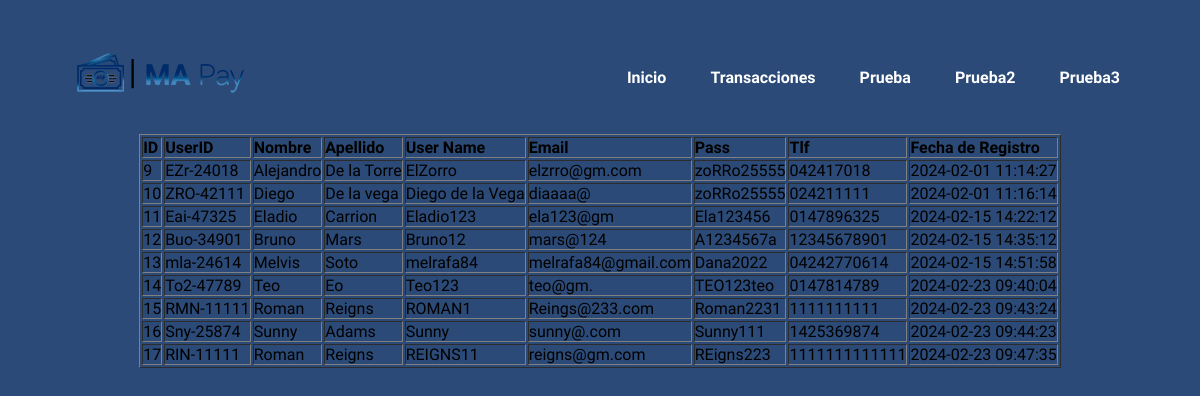
/Página/Users.php, run on an earlier commit of the app's database.
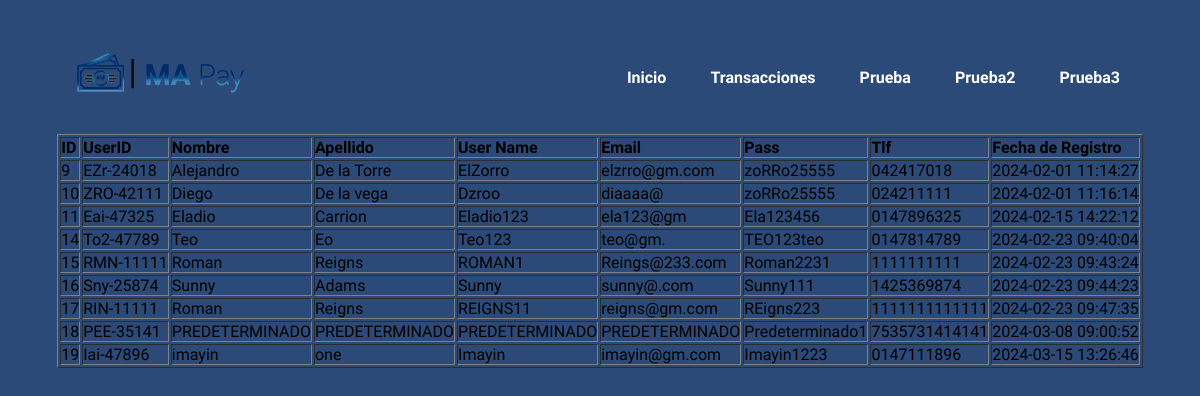
And on a later commit of the database.
### tables this page shows
CREATE TABLE `usuario` (
  `ID` int(11) NOT NULL,
  `UserID` text NOT NULL,
  `Nombre` text NOT NULL,
  `Apellido` text NOT NULL,
  `User_name` text NOT NULL,
  `Email` text NOT NULL,
  `Pass` text NOT NULL,
  `Tlf` text NOT NULL,
  `Reg` datetime NOT NULL DEFAULT current_timestamp()
);

### Página/Users.php (the view, shortened to what this page needs)
<!DOCTYPE html>
<html lang="es">
<head>
    <link href='https://unpkg.com/boxicons@2.1.4/css/boxicons.min.css' rel='stylesheet'>
    <link rel="stylesheet" href="stilou.css">
</head>
    <body>
        <header>
            <nav>
                    <img src="logo1.png">
                <ul>
                    <li><a href="Menu.php">Inicio</a></li>
                    <li><a href="Transac.php">Transacciones</a></li>
                    <li><a href="#">Prueba</a></li>
                    <li><a href="#">Prueba2</a></li>
                    <li><a href="#">Prueba3</a></li>
                </ul>
            </nav>
        </header>
<center>
<?php
include ("conex.php");
    $query="SELECT * FROM usuario";
    $resul=mysqli_query($link, $query);
    echo "<table border>
    <tr>
    <td><b>ID</b>
    <td><b>UserID</td>
    <td><b>Nombre</td>
    <td><b>Apellido</td>
    <td><b>User Name</td>
    <td><b>Email</td>
    <td><b>Pass</td>
    <td><b>Tlf</td>
    <td><b>Fecha de Registro</td>
    </tr>";
    while ($dato = mysqli_fetch_array($resul)){
        echo "<tr>";
        echo "<td>".$dato['ID']."</td>";
        echo "<td>".$dato['UserID']."</td>";
        echo "<td>".$dato['Nombre']."</td>";
        echo "<td>".$dato['Apellido']."</td>";
        echo "<td>".$dato['User_name']."</td>";
        echo "<td>".$dato['Email']."</td>";
        echo "<td>".$dato['Pass']."</td>";
        echo "<td>".$dato['Tlf']."</td>";
        echo "<td>".$dato['Reg']."</td>";
        echo "</tr>";
    }
    echo "</table>";
?>

### Página/stilou.css (style rules this page uses)
* { font-family: "Sora", sans-serif; margin: 0; padding: 0; box-sizing: border-box; }
body { background-color: #2b4a77; background-position: center; background-size: cover; }
nav { display: flex; align-items: center; justify-content: space-between; padding-top: 20px; padding-left: 5%; padding-right: 5%; font-weight: bold; }
ul li { display: inline-block; padding: 0px 20px; }
a { color: #fff; text-decoration: none; }

What changed in the data, as far as the page shows it:
removed usuario: ID "12", UserID "Buo-34901", Nombre "Bruno", Apellido "Mars", User_name "Bruno12", Email "mars@124", Pass "A1234567a", Tlf "12345678901", Reg "2024-02-15 14:35:12"
removed usuario: ID "13", UserID "mla-24614", Nombre "Melvis", Apellido "Soto", User_name "melrafa84", Email "melrafa84@gmail.com", Pass "Dana2022", Tlf "04242770614", Reg "2024-02-15 14:51:58"
changed usuario "ZRO-42111": User_name "Diego de la Vega" → "Dzroo"
added usuario: ID "18", UserID "PEE-35141", Nombre "PREDETERMINADO", Apellido "PREDETERMINADO", User_name "PREDETERMINADO", Email "PREDETERMINADO", Pass "Predeterminado1", Tlf "7535731414141", Reg "2024-03-08 09:00:52"
added usuario: ID "19", UserID "Iai-47896", Nombre "imayin", Apellido "one", User_name "Imayin", Email "imayin@gm.com", Pass "Imayin1223", Tlf "0147111896", Reg "2024-03-15 13:26:46"
